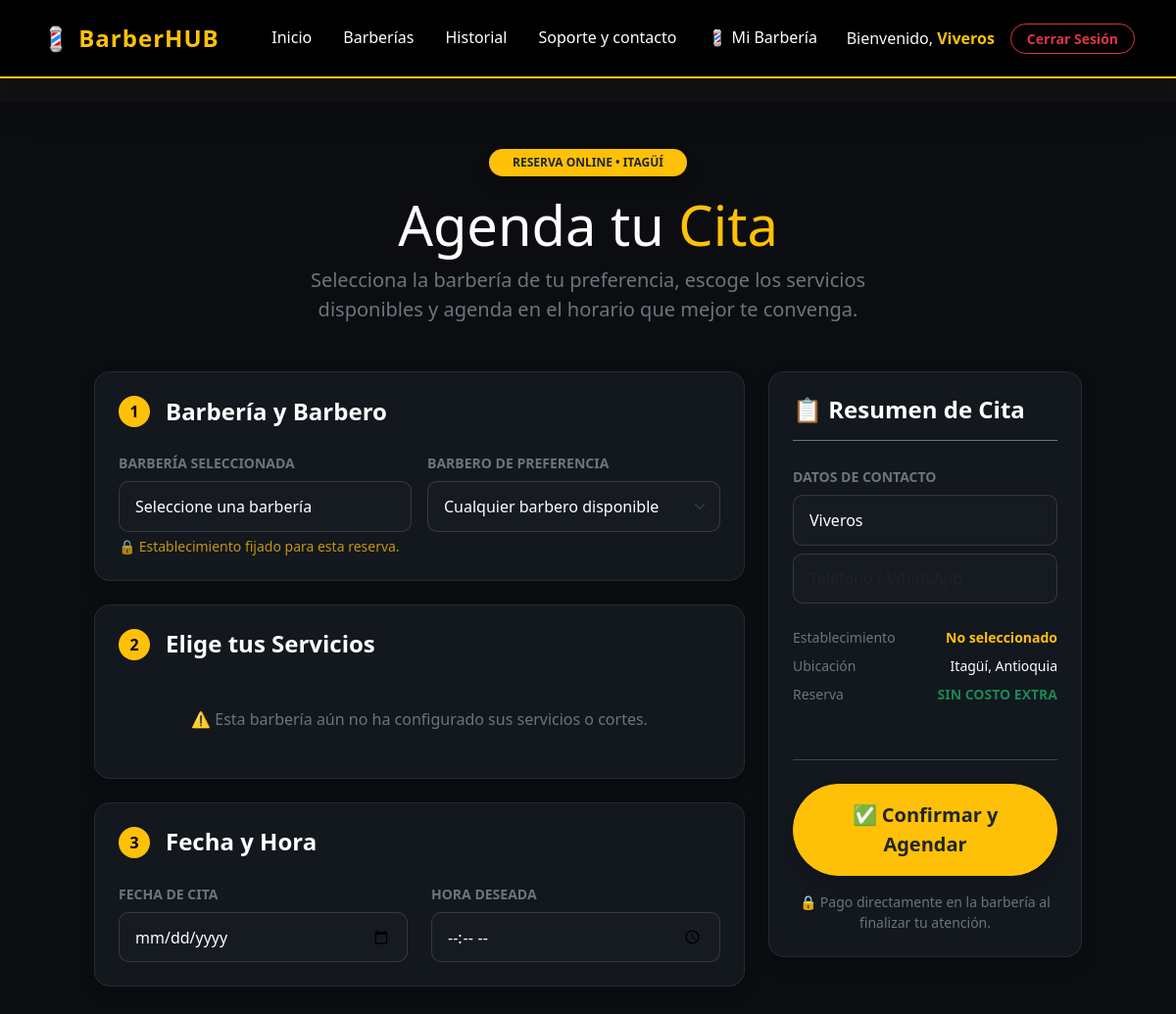
/agendar/?barberia_id=3 (signed in), run on an earlier commit of the app's database.
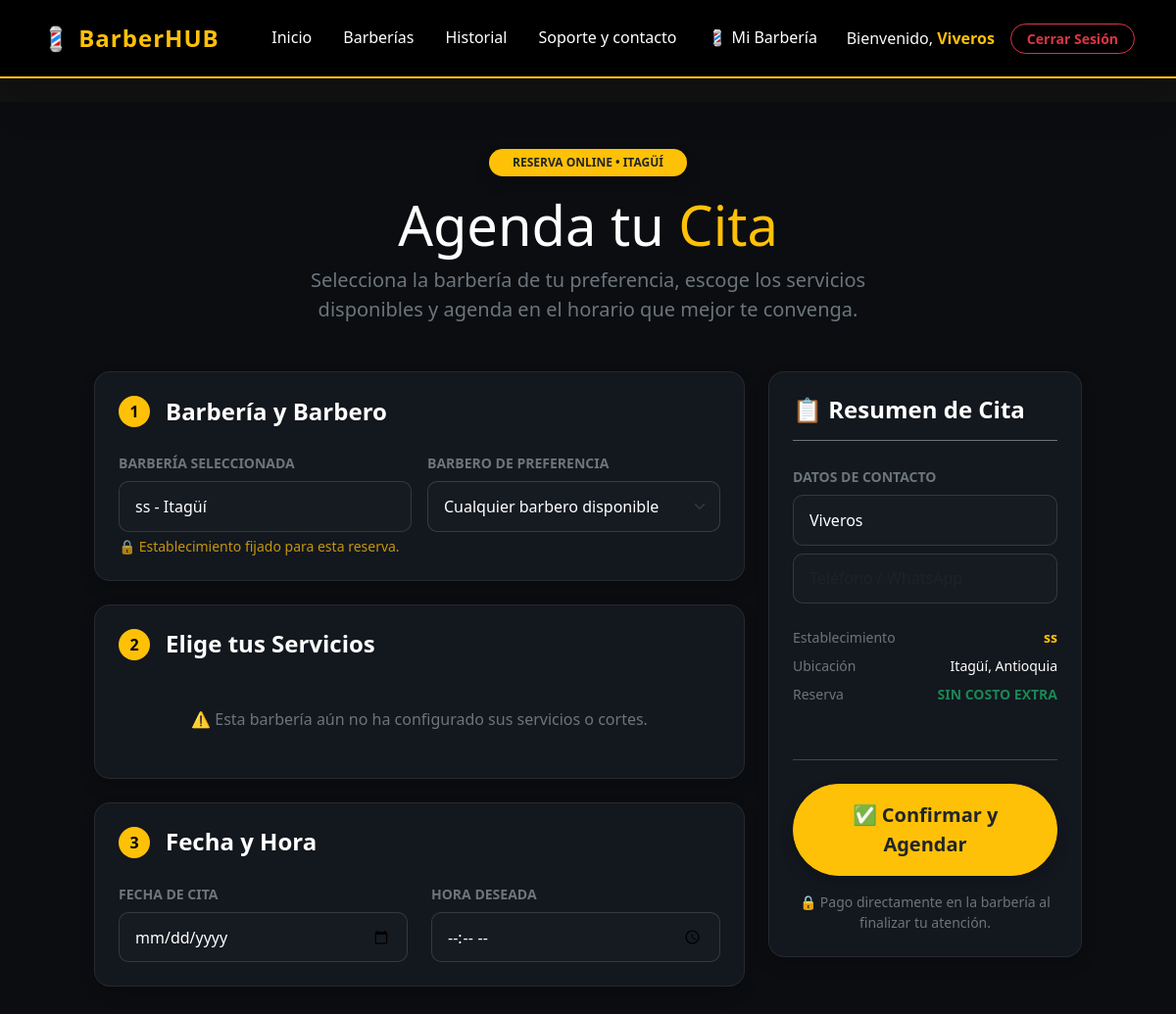
And on a later commit of the database.
### gestion/models.py (models this page shows, shortened)
class Barberia(models.Model):
    PLANES = (
        ('INDIVIDUAL', 'Plan Individual ($80.000 COP)'),
        ('STUDIO', 'Plan Studio ($150.000 COP)'),
        ('ELITE', 'Plan Élite ($200.000 COP)'),
    )
    dueno = models.ForeignKey(User, on_delete=models.CASCADE, related_name='barberias')
    nombre = models.CharField(max_length=100)
    direccion = models.CharField(max_length=255)
    barrio = models.CharField(max_length=100, default='Itagüí')
    descripcion = models.TextField(blank=True, help_text="Ej: Especialistas en fades, perfilado de barba...")
    google_maps_link = models.URLField(blank=True)
    plan_actual = models.CharField(max_length=20, choices=PLANES, default='INDIVIDUAL') # NUEVO CAMPO

### gestion/views.py (the view, shortened to what this page needs)
# urls.py: path('agendar/', views.agendar_cita, name='agendar'),
@login_required
def agendar_cita(request):
    barberia_id = request.GET.get('barberia_id') or request.POST.get('barberia_id')
    barberia_seleccionada = None
    servicios = []
    horarios = []
    if barberia_id:
        barberia_seleccionada = Barberia.objects.filter(id=barberia_id).first()
        if barberia_seleccionada:
            servicios = barberia_seleccionada.servicios.all()
            horarios = barberia_seleccionada.horarios.all()
    return render(request, 'agendar.html', {
        'barberia_seleccionada': barberia_seleccionada,
        'servicios': servicios,
        'horarios': horarios
    })

### gestion/templates/agendar.html (shortened to what the changed rows need)
{% extends 'base.html' %}
{% block content %}
<div class="full-width-wrapper py-5 px-3 px-md-5">
    <div class="container-fluid px-lg-5">
        <div class="text-center mb-5">
            <h1 class="display-4 fw-extrabold text-white">Agenda tu <span class="text-warning">Cita</span></h1>
        </div>
        <form method="post" action="{% url 'agendar' %}">
            <div class="row g-4">
                <div class="col-lg-8">
                    <div class="card glass-card text-white rounded-4 p-4 mb-4 shadow">
                        <div class="row g-3">
                            <div class="col-md-6">
                                <label class="form-label text-secondary small fw-bold">BARBERÍA SELECCIONADA</label>
                                <input type="text" class="form-control form-control-dark" value="{% if barberia_seleccionada %}{{ barberia_seleccionada.nombre }} - {{ barberia_seleccionada.barrio|default:'Itagüí' }}{% else %}Seleccione una barbería{% endif %}" readonly>
                                <small class="text-warning opacity-75 mt-1 d-block">🔒 Establecimiento fijado para esta reserva.</small>
                            </div>
                        </div>
                    </div>
                </div>
                <div class="col-lg-4">
                    <div class="card glass-card text-white rounded-4 p-4 shadow sticky-top" style="top: 2rem;">
                        <ul class="list-unstyled text-secondary small mb-4">
                            <li class="d-flex justify-content-between mb-2">
                                <span>Establecimiento</span>
                                <span class="text-warning fw-bold">
                                    {% if barberia_seleccionada %}{{ barberia_seleccionada.nombre }}{% else %}No seleccionado{% endif %}
                                </span>
                            </li>
                        </ul>
                    </div>
                </div>
            </div>
        </form>
    </div>
</div>
{% endblock %}

What changed in the data, as far as the page shows it:
added Barberia: nombre "ss - Itagüí", nombre "ss"
Also different on the page:
form field if: "Seleccione una barbería" → (not shown)
text no longer shown: "No seleccionado"
